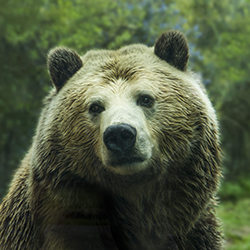
#> input picture PNL/brownbear.jpg, 250 x 250 px
$ python learnscipy.py
#> lines starting #> are read from the running program, lines starting #| are printed output that depends on the picture
import skimage.transform as trans
import imageio as im
import numpy as np
from scipy.spatial.distance import pdist, squareform

img = im.imread('brownbear.jpg')
#> img is the input picture: shape (250, 250, 3); mean R, G, B 79.9, 90, 64.5
print(img.dtype, img.shape)
#| uint8 (250, 250, 3)
img_tinted = img * [1, 0.95, 0.9]
img_tinted = trans.resize(img_tinted, (250, 200))
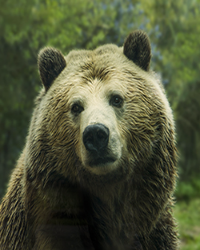
#> img_tinted: shape (250, 200, 3) float64; mean R, G, B 79.9, 85.5, 58.1
#> (the run stopped early here; a loop or call above may not have finished)
